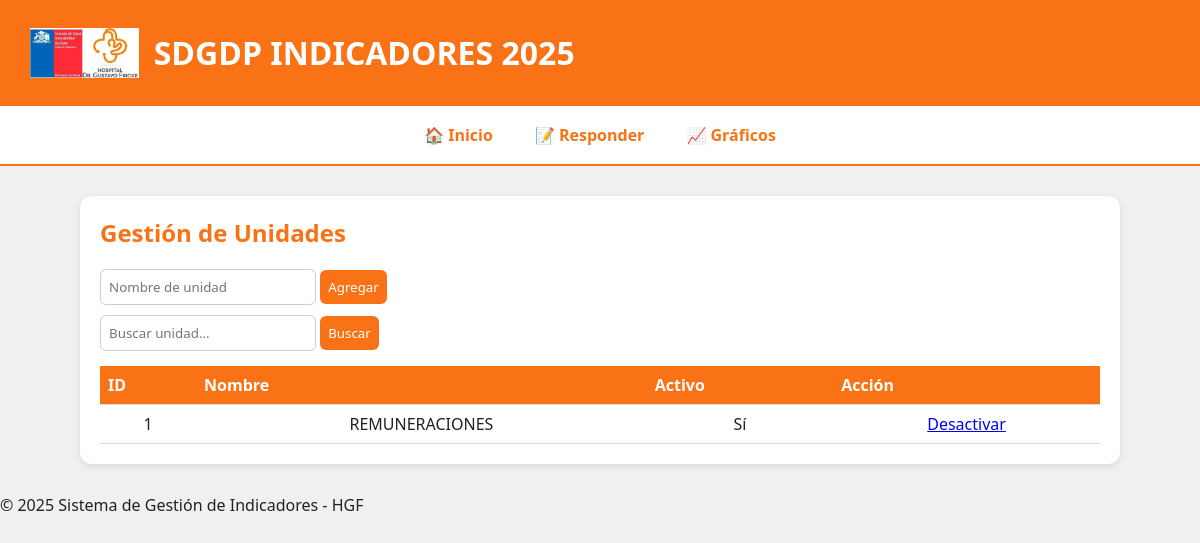
Screenshot of /unidad with the database file from the repository.
### tables this page shows
CREATE TABLE unidad (
    id INTEGER PRIMARY KEY AUTOINCREMENT,
    nombre TEXT NOT NULL,
    activo INTEGER DEFAULT 1
);

### modules/unidad.py (the view)
@unidad_bp.route("/unidad", methods=["GET", "POST"])
def unidad():
    db = get_db()
    if request.method == "POST":
        nombre = request.form["nombre"]
        db.execute("INSERT INTO unidad (nombre, activo) VALUES (?, 1)", (nombre,))
        db.commit()
        flash("✅ Unidad agregada correctamente", "success")
        return redirect(url_for("unidad.unidad"))
    search = request.args.get("search", "")
    if search:
        unidades = db.execute("SELECT * FROM unidad WHERE nombre LIKE ?", ('%' + search + '%',)).fetchall()
    else:
        unidades = db.execute("SELECT * FROM unidad").fetchall()
    return render_template("unidad.html", unidades=unidades, search=search)

### app.py (called while the page is built)
@app.context_processor
def inject_now():
    return {'now': datetime.now}

### modules/unidad.py (called while the page is built)
def get_db():
    conn = sqlite3.connect("database/data.db", check_same_thread=False)
    conn.row_factory = sqlite3.Row
    return conn

### templates/unidad.html
{% extends "base.html" %}
{% block content %}
<div class="module">
    <h2>Gestión de Unidades</h2>
    <form method="POST" class="form-inline">
        <input type="text" name="nombre" placeholder="Nombre de unidad" required>
        <button type="submit">Agregar</button>
    </form>
    <form method="GET" class="form-inline" style="margin-top:10px;">
        <input type="text" name="search" placeholder="Buscar unidad..." value="{{ search }}">
        <button type="submit">Buscar</button>
    </form>
    <table>
        <tr>
            <th>ID</th>
            <th>Nombre</th>
            <th>Activo</th>
            <th>Acción</th>
        </tr>
        {% for u in unidades %}
        <tr>
            <td>{{ u.id }}</td>
            <td>{{ u.nombre }}</td>
            <td>{{ 'Sí' if u.activo else 'No' }}</td>
            <td>
                <a href="/unidad/desactivar/{{ u.id }}">{{ 'Desactivar' if u.activo else 'Activar' }}</a>
            </td>
        </tr>
        {% endfor %}
    </table>
</div>
{% endblock %}

### static/css/style.css (style rules this page uses)
:root { --naranjo: #f97316; --blanco: #ffffff; --gris: #f0f0f0; --negro: #222; }
body { font-family: 'Segoe UI', sans-serif; background-color: var(--gris); margin: 0; padding: 0; color: var(--negro); }
.module h2 { color: var(--naranjo); margin-top: 0; }
table { width: 100%; border-collapse: collapse; margin-top: 15px; }
table th { background-color: var(--naranjo); color: white; text-align: left; padding: 8px; }
table td { padding: 8px; border-bottom: 1px solid #ddd; vertical-align: top; word-wrap: break-word; }
input, select, textarea, button { padding: 8px; border-radius: 6px; border: 1px solid #ccc; font-family: inherit; }
button { background-color: var(--naranjo); color: white; border: none; cursor: pointer; }
th, td { padding: 10px; text-align: center; border-bottom: 1px solid #ddd; }
th { background-color: #f97316; color: white; }

### rows the page displays
unidad: id "1", nombre "REMUNERACIONES", activo "Sí", activo "Desactivar"
